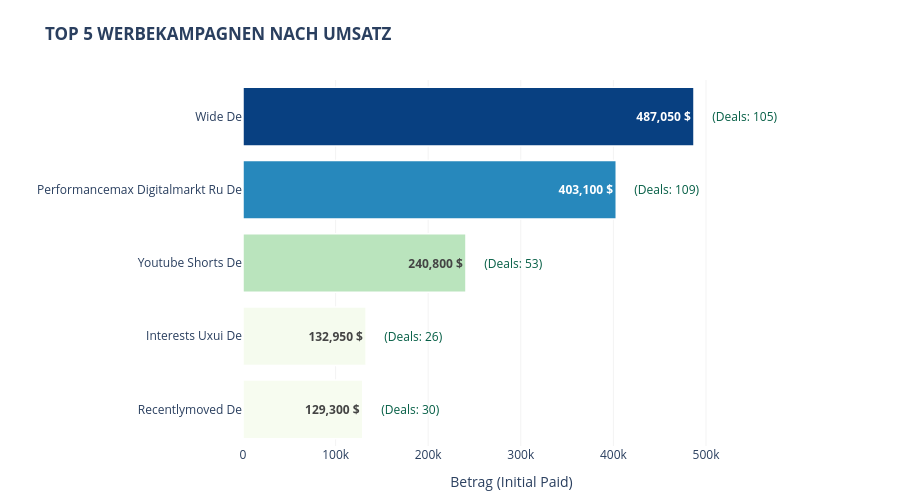

Write notebook code for a chart like this one.
### Code cell
def clean_campaign_name(name):
    if not isinstance(name, str) or str(name).lower() == 'nan':
        return None
    name = name.lower().strip()
    name = re.sub(r'\d{1,2}\.\d{1,2}\.\d{2,4}', '', name) # Datum entfernen
    name = re.sub(r'^[\s_.-]+|[\s_.-]+$', '', name)      # Überflüssige Zeichen entfernen
    return name.replace('_', ' ').title()

deals['Campaign_Cleaned_Core'] = deals['Campaign_Clean'].apply(clean_campaign_name)

# Aggregation
revenue_per_camp = deals.dropna(subset=['Campaign_Cleaned_Core']).copy()
revenue_per_camp = revenue_per_camp.groupby('Campaign_Cleaned_Core').agg(
    Revenue=('Initial Amount Paid', 'sum'),
    Sales_Count=('Successful Deal', 'sum')
).reset_index()

top_5_revenue = revenue_per_camp.sort_values(by='Revenue', ascending=True).tail(5)

fig_top_rev = px.bar(
    top_5_revenue, 
    x='Revenue', 
    y='Campaign_Cleaned_Core',
    orientation='h',
    title='<b>TOP 5 WERBEKAMPAGNEN NACH UMSATZ</b>',
    # Farbskala ähnlich wie GnBu verwenden
    color='Revenue',
    color_continuous_scale='GnBu',
    labels={
        'Revenue': 'Umsatz ($)',
        'Campaign_Cleaned_Core': 'Kampagnenname',
        'Sales_Count': 'Anzahl der Deals'
    },
    # Anzahl der Deals im Hover-Tool-Tipp hinzufügen
    hover_data={'Revenue': ':,.0f', 'Sales_Count': True}
)

fig_top_rev.update_traces(
    texttemplate='<b>%{x:,.0f} $</b>', 
    textposition='inside',
    insidetextanchor='end',
    marker_line_color='white',
    marker_line_width=1.5
)

fig_top_rev.update_layout(
    plot_bgcolor='white',
    xaxis=dict(
        showgrid=True, 
        gridcolor='rgba(0,0,0,0.05)', 
        title='Betrag (Initial Paid)'
    ),
    yaxis=dict(title=''),
    coloraxis_showscale=False, # Farbskala rechts ausblenden
    margin=dict(t=80, b=50, l=50, r=120), # Rechter Rand für zusätzliche Anmerkungen
    height=500
)

for i, row in top_5_revenue.iterrows():
    fig_top_rev.add_annotation(
        x=row['Revenue'],
        y=row['Campaign_Cleaned_Core'],
        text=f"  (Deals: {int(row['Sales_Count'])})",
        showarrow=False,
        xanchor='left',
        xshift=10,
        font=dict(size=12, color='#065F46')
    )

fig_top_rev.show()

### Figure 1 — Plotly figure (JSON) as saved in the notebook; plotly's stock layout.template omitted (floating-point values rounded to 4 significant figures)
{"data": [{"customdata": [[30.0], [26.0], [53.0], [109.0], [105.0]], "hovertemplate": "Umsatz ($)=%{marker.color:,.0f}<br>Kampagnenname=%{y}<br>Anzahl der Deals=%{customdata[0]}<extra></extra>", "insidetextanchor": "end", "legendgroup": "", "marker": {"color": [129300.0, 133000.0, 240800.0, 403100.0, 487000.0], "coloraxis": "coloraxis", "line": {"color": "white", "width": 1.5}, "pattern": {"shape": ""}}, "name": "", "orientation": "h", "showlegend": false, "textposition": "inside", "texttemplate": "<b>%{x:,.0f} $</b>", "type": "bar", "x": [129300.0, 133000.0, 240800.0, 403100.0, 487000.0], "xaxis": "x", "y": ["Recentlymoved De", "Interests Uxui De", "Youtube Shorts De", "Performancemax Digitalmarkt Ru De", "Wide De"], "yaxis": "y"}], "layout": {"annotations": [{"font": {"color": "#065F46", "size": 12}, "showarrow": false, "text": "  (Deals: 30)", "x": 129300, "xanchor": "left", "xshift": 10, "y": "Recentlymoved De"}, {"font": {"color": "#065F46", "size": 12}, "showarrow": false, "text": "  (Deals: 26)", "x": 132950, "xanchor": "left", "xshift": 10, "y": "Interests Uxui De"}, {"font": {"color": "#065F46", "size": 12}, "showarrow": false, "text": "  (Deals: 53)", "x": 240800, "xanchor": "left", "xshift": 10, "y": "Youtube Shorts De"}, {"font": {"color": "#065F46", "size": 12}, "showarrow": false, "text": "  (Deals: 109)", "x": 403100, "xanchor": "left", "xshift": 10, "y": "Performancemax Digitalmarkt Ru De"}, {"font": {"color": "#065F46", "size": 12}, "showarrow": false, "text": "  (Deals: 105)", "x": 487050, "xanchor": "left", "xshift": 10, "y": "Wide De"}], "barmode": "relative", "coloraxis": {"colorbar": {"title": {"text": "Umsatz ($)"}}, "colorscale": [[0, "rgb(247,252,240)"], [0.125, "rgb(224,243,219)"], [0.25, "rgb(204,235,197)"], [0.375, "rgb(168,221,181)"], [0.5, "rgb(123,204,196)"], [0.625, "rgb(78,179,211)"], [0.75, "rgb(43,140,190)"], [0.875, "rgb(8,104,172)"], [1, "rgb(8,64,129)"]], "showscale": false}, "height": 500, "legend": {"tracegroupgap": 0}, "margin": {"b": 50, "l": 50, "r": 120, "t": 80}, "plot_bgcolor": "white", "title": {"text": "<b>TOP 5 WERBEKAMPAGNEN NACH UMSATZ</b>"}, "xaxis": {"anchor": "y", "domain": [0, 1], "gridcolor": "rgba(0,0,0,0.05)", "showgrid": true, "title": {"text": "Betrag (Initial Paid)"}}, "yaxis": {"anchor": "x", "domain": [0, 1], "title": {"text": ""}}}}
